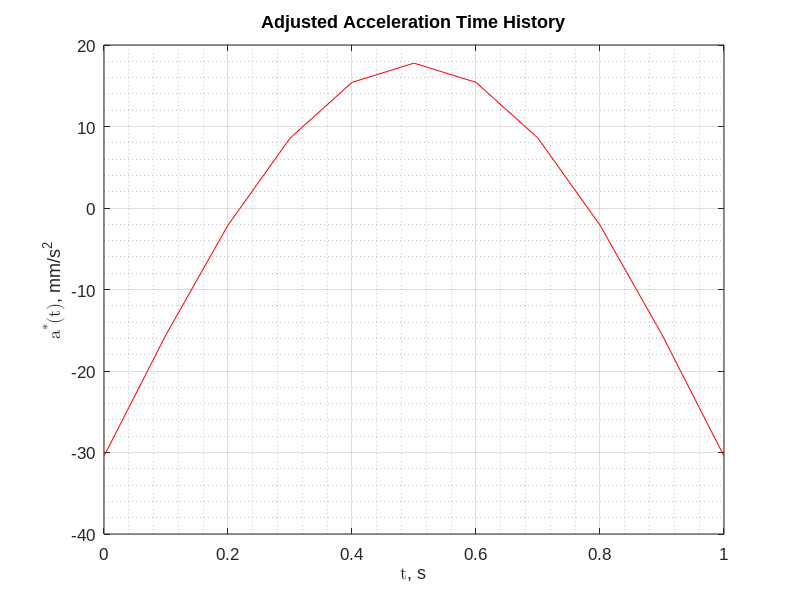
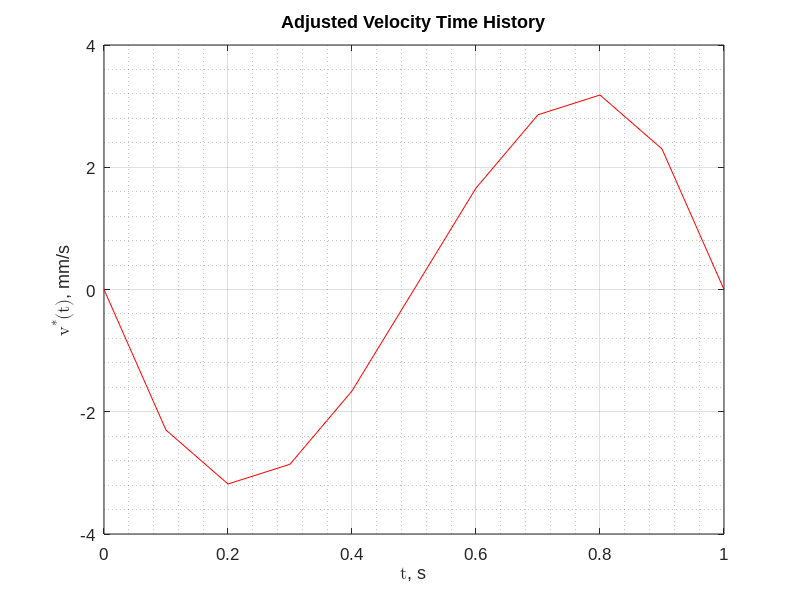
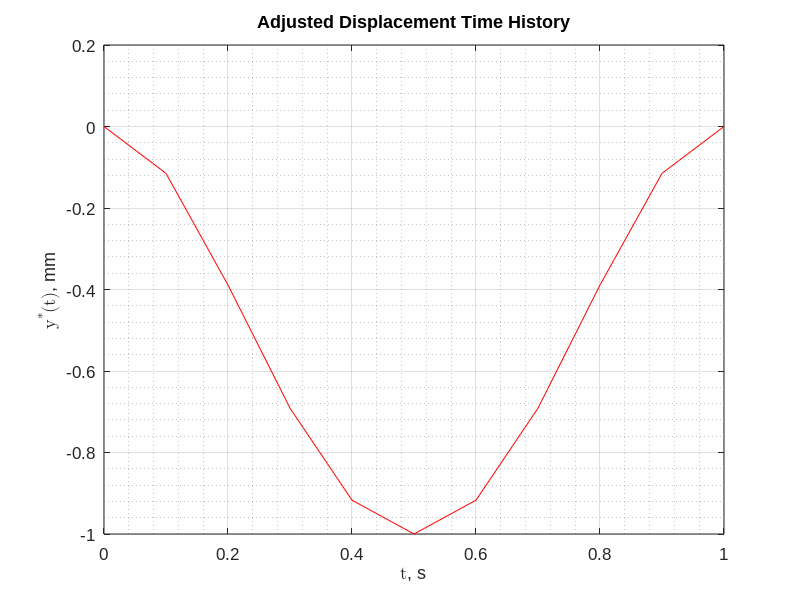

MATLAB code for these plots, in order:
clear all
format longeng


% INPUT PARAMETERS
% --------------------------------------------------------------------------------------------------

dt = 0.1 ;
T = 1 ;
t = 0:dt:T ;
NT = length(t) ;
N = 2 ; % approximation order = N - 1 (SHOULD BE <= 10)

gamma = 1 / 2 ;
beta = 1 / 4 ;

adjust_accel = true ;
adjust_vel = false ;
adjust_disp = false ;

integrate_corrected_accel = true ;
scale_factor = 4.886 ; % scale = desired / result

plot_unadjusted = false ;
plot_adjusted = true ;


% GENERATE ACCELERATION TIME HISTORY
% --------------------------------------------------------------------------------------------------

d2u = zeros(1,NT) ;
for i = 1:NT
    d2u(i) = pi * pi * sin(pi * t(i)) ;
end


% COMPUTE NOMINAL TIME HISTORIES WITH NEWMARK
% --------------------------------------------------------------------------------------------------

du = zeros(1,NT) ;
u = zeros(1,NT) ;
for i = 1:NT-1
    du(i+1) = du(i) + (1 - gamma) * dt * d2u(i) + gamma * dt * d2u(i+1) ;
    u(i+1) = u(i) + dt * du(i) + (1 / 2 - beta) * dt^2 * d2u(i) + beta * dt^2 * d2u(i+1) ;
end

%// initialize the adjusted time histories as the unadjusted
d2uStar = d2u ; duStar = du ; uStar = u ;


% COMPUTE ADJUSTED TIME HISTORIES WITH ACCELERATION FIT
% --------------------------------------------------------------------------------------------------

if (adjust_accel == true)
    K = zeros(N,N) ;
    for k = 1:N
        for j = 1:N
            K(k,j) = (j * j + j) * T^(k + j - 1) / (k + j - 1) ;
        end
    end

    [L,U,perm] = lu(K) ; % LU factorization with row-reordering permuation matrix

    I = zeros(N,1) ; i = 1 ;
    while i <= NT-1
        for k = 1:N
            I(k) = I(k) + (1 - gamma) * dt * t(i)^(k - 1) * d2uStar(i) ...
                        + gamma * dt * t(i+1)^(k - 1) * d2uStar(i+1) ;
        end, i = i + 1 ;
    end

    C = U \ (L \ perm * I) ; % solve the LU system
    
    d2P = zeros(1,NT) ; dP = zeros(1,NT) ; P = zeros(1,NT) ;
    for i = 1:NT
        for k = 1:N
            d2P(i) = d2P(i) + (k * k + k) * C(k) * t(i)^(k-1) ;
            dP(i) = dP(i) + (k + 1) * C(k) * t(i)^k ;
            P(i) = P(i) + C(k) * t(i)^(k+1) ;
        end
        d2uStar(i) = d2uStar(i) - d2P(i) ;
        duStar(i) = duStar(i) - dP(i) ;
        uStar(i) = uStar(i) - P(i) ;
    end
end


% COMPUTE ADJUSTED TIME HISTORIES WITH VELOCITY FIT
% --------------------------------------------------------------------------------------------------

if (adjust_vel == true)
    K = zeros(N,N) ;
    for k = 1:N
        for j = 1:N
            K(k,j) = (j + 1) * T^(k + j + 1) / (k + j + 1) ;
        end
    end

    [L,U,perm] = lu(K) ;

    I = zeros(N,1) ; i = 1 ;
    while i <= NT-1
        for k = 1:N
            I(k) = I(k) + dt * t(i)^k * duStar(i) + (0.5 - beta) * dt * dt ...
                        * (t(i)^k * d2uStar(i) + k * t(i)^(k - 1) * duStar(i)) + beta * dt * dt ...
                        * (t(i+1)^k * d2uStar(i+1) + k * t(i+1)^(k - 1) * duStar(i+1)) ;
        end, i = i + 1 ;
    end

    C = U \ (L \ perm * I) ;
    
    d2P = zeros(1,NT) ; dP = zeros(1,NT) ; P = zeros(1,NT) ;
    for i = 1:NT
        for k = 1:N
            d2P(i) = d2P(i) + (k * k + k) * C(k) * t(i)^(k-1) ;
            dP(i) = dP(i) + (k + 1) * C(k) * t(i)^k ;
            P(i) = P(i) + C(k) * t(i)^(k+1) ;
        end
        d2uStar(i) = d2uStar(i) - d2P(i) ;
        duStar(i) = duStar(i) - dP(i) ;
        uStar(i) = uStar(i) - P(i) ;
    end
end


% COMPUTE ADJUSTED TIME HISTORIES WITH DISPLACEMENT FIT
% --------------------------------------------------------------------------------------------------

if (adjust_disp == true)
    K = zeros(N,N) ;
    for k = 1:N
        for j = 1:N
            K(k,j) = T^(k + j + 3) / (k + j + 3) ;
        end
    end

    [L,U,perm] = lu(K) ;

    I = zeros(N,1) ; i = 1 ;
    while i <= NT-1
        for k = 1:N
            I(k) = I(k) + dt * (t(i+1)^(k+1) * uStar(i+1) + t(i)^(k+1) * uStar(i)) ;
        end, i = i + 1 ;
    end, I = I / 2 ;

    C = U \ (L \ perm * I) ;
    
    d2P = zeros(1,NT) ; dP = zeros(1,NT) ; P = zeros(1,NT) ;
    for i = 1:NT
        for k = 1:N
            d2P(i) = d2P(i) + (k * k + k) * C(k) * t(i)^(k-1) ;
            dP(i) = dP(i) + (k + 1) * C(k) * t(i)^k ;
            P(i) = P(i) + C(k) * t(i)^(k+1) ;
        end
        d2uStar(i) = d2uStar(i) - d2P(i) ;
        duStar(i) = duStar(i) - dP(i) ;
        uStar(i) = uStar(i) - P(i) ;
    end
end


% INTEGRATE CORRECTED ACCEL AND APPLY SCALE FACTOR IF DESIRED
% --------------------------------------------------------------------------------------------------

if (integrate_corrected_accel)
    d2uStar = scale_factor * d2uStar ;
    
    for i = 1:NT-1
        duStar(i+1) = duStar(i) + (1 - gamma) * dt * d2uStar(i) + gamma * dt * d2uStar(i+1) ;
        uStar(i+1) = uStar(i) + dt * duStar(i) + (1 / 2 - beta) * dt^2 * d2uStar(i) + beta * dt^2 * d2uStar(i+1) ;
    end
end


% GENERATE PLOTS
% --------------------------------------------------------------------------------------------------

if (plot_unadjusted)
    figure(1)
    plot(t,d2u)
    hold on
    set(gca,'fontname','arial','fontsize',12)
    title('Acceleration Time History')
    ylabel ('\fontname{cambria math}{\ita}({\itt})\fontname{arial}, mm/s^{2}')
    xlabel ('\fontname{cambria math}{\itt}\fontname{arial}, s')
    grid on
    grid minor

    figure(2)
    plot(t,du)
    hold on
    set(gca,'fontname','arial','fontsize',12)
    title('Velocity Time History')
    ylabel ('\fontname{cambria math}{\itv}({\itt})\fontname{arial}, mm/s')
    xlabel ('\fontname{cambria math}{\itt}\fontname{arial}, s')
    grid on
    grid minor

    figure(3)
    plot(t,u)
    hold on
    set(gca,'fontname','arial','fontsize',12)
    title('Displacement Time History')
    ylabel ('\fontname{cambria math}{\ity}({\itt})\fontname{arial}, mm')
    xlabel ('\fontname{cambria math}{\itt}\fontname{arial}, s')
    grid on
    grid minor
end

if (plot_adjusted)
    figure(4)
    plot(t,d2uStar,'color',[1 0 0])
    hold on
    set(gca,'fontname','arial','fontsize',12)
    title('Adjusted Acceleration Time History')
    ylabel ('\fontname{cambria math}{\ita^{*}}({\itt})\fontname{arial}, mm/s^{2}')
    xlabel ('\fontname{cambria math}{\itt}\fontname{arial}, s')
    grid on
    grid minor

    figure(5)
    plot(t,duStar,'color',[1 0 0])
    hold on
    set(gca,'fontname','arial','fontsize',12)
    title('Adjusted Velocity Time History')
    ylabel ('\fontname{cambria math}{\itv^{*}}({\itt})\fontname{arial}, mm/s')
    xlabel ('\fontname{cambria math}{\itt}\fontname{arial}, s')
    grid on
    grid minor

    figure(6)
    plot(t,uStar,'color',[1 0 0])
    hold on
    set(gca,'fontname','arial','fontsize',12)
    title('Adjusted Displacement Time History')
    ylabel ('\fontname{cambria math}{\ity^{*}}({\itt})\fontname{arial}, mm')
    xlabel ('\fontname{cambria math}{\itt}\fontname{arial}, s')
    grid on
    grid minor
end
